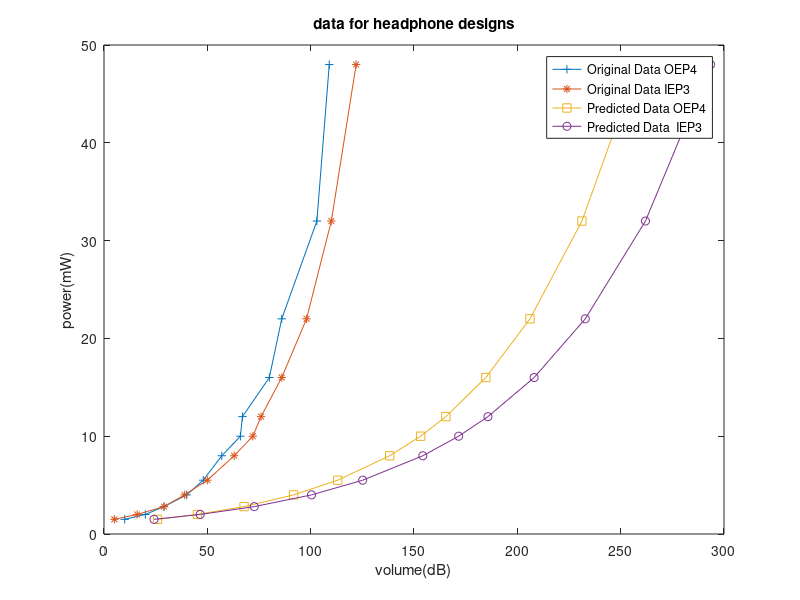

Write MATLAB code to recreate this figure.
%%%%%%%%%%%%%%%%%%%%%%%%%%%%%%%%%%%%%%%%%%%%%%%%%%%%%%%%%%%%%%%%%%%%%
% ENGR 133
% Program Description 
%analyze data for headphone designs
%
% Assigment Information
%   Assignment:     Ma3, Task 5
%   Author:         Yolanda, chen3633@purdue.edu
%   Team ID:        LC1-12
%  	Contributor:    Name, login@purdue [repeat for each]
%   My contributor(s) helped me:	
%     [ ] understand the assignment expectations without
%         telling me how they will approach it.
%     [ ] understand different ways to think about a solution
%         without helping me plan my solution.
%     [ ] think through the meaning of a specific error or
%         bug present in my code without looking at my code.
%%%%%%%%%%%%%%%%%%%%%%%%%%%%%%%%%%%%%%%%%%%%%%%%%%%%%%%%%%%%%%%%%%%%%

%% ____________________
%% INITIALIZATION
file = csvread('Data_volume_power.csv', 2,0);
P = file(:,1);
v1 = file(:,2);
v2 = file(:,3);

%% ____________________
%% CALCULATIONS
voep4 = 67.1*log(P)-1.3;
viep3 = 77.7*log(P)-7.3;

%% ____________________
%% FORMATTED FIGURE
OrgDat1 = plot(v1, P,"-+");
hold on
OrgDat2 = plot(v2, P,"-*");
PredData1 = plot(voep4, P,"-s");
PredData2 = plot(viep3, P,"-o");
title('data for headphone designs')
xlabel('volume(dB)')
ylabel('power(mW)')
legend("Original Data OEP4", "Original Data IEP3", "Predicted Data OEP4", "Predicted Data  IEP3")



%% ____________________
%% ANALYSIS

%% -- Q1
% I would say that the predicted data of OEP4 best fits because it has the
% smoothiest curve. 

%% -- Q2
% The IEP3 would be more sensitive


%% -- Q3
% IEP3 will have the best battery life because it's line is the longest. 


%% ____________________
%% ACADEMIC INTEGRITY STATEMENT
% I have not used source code obtained from any other unauthorized
% source, either modified or unmodified.  Neither have I provided
% access to my code to another. The script I am submitting
% is my own original work.